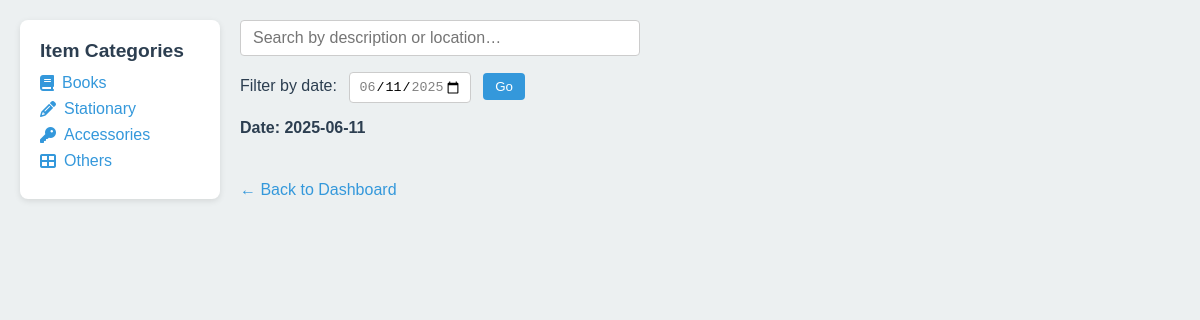
/category/books (signed in), run on an earlier commit of the app's database.
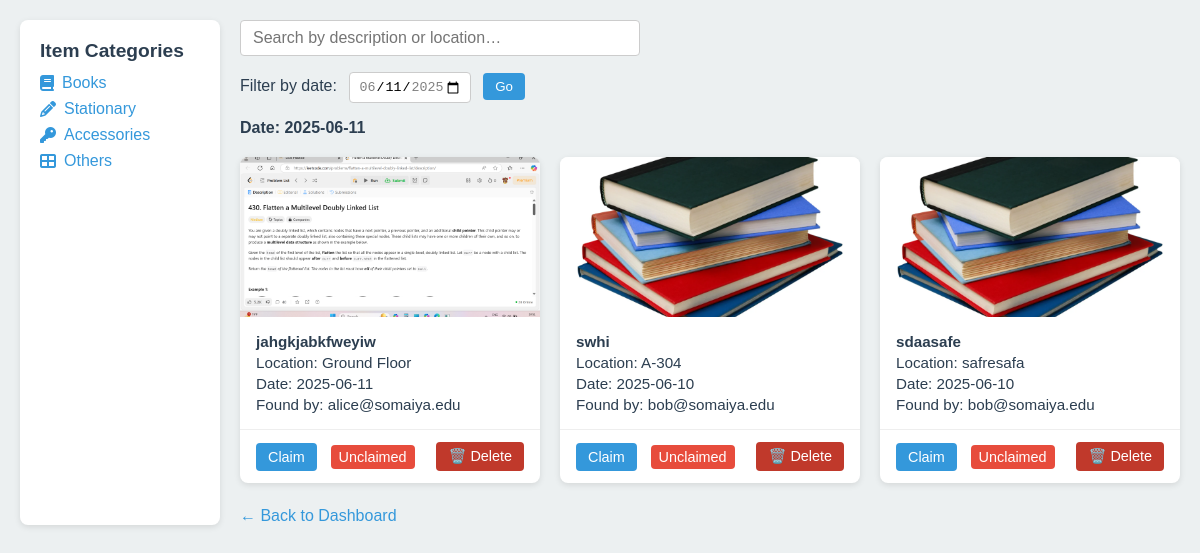
And on a later commit of the database.
### app.py (models this page shows)
class Report(db.Model):
    id          = db.Column(db.Integer, primary_key=True)
    email       = db.Column(db.String, nullable=False)
    filename    = db.Column(db.String, nullable=False)
    description = db.Column(db.String, nullable=False)
    location    = db.Column(db.String, nullable=False)
    date_found  = db.Column(db.String, nullable=False)  # 'YYYY-MM-DD'
    category    = db.Column(db.String, nullable=False)
    contact     = db.Column(db.String, nullable=False)
    timestamp   = db.Column(db.DateTime, server_default=db.func.now())
    claimed     = db.Column(db.Boolean, default=False)
    claimed_by  = db.Column(db.String, nullable=True)
    received    = db.Column(db.Boolean, default=False)

### app.py (the view)
@app.route('/category/<cat>')
@login_required
def category_items(cat):
    filter_date = request.args.get('filter_date')
    q = Report.query.filter_by(category=cat, received=False)
    if filter_date:
        q = q.filter_by(date_found=filter_date)
    items = q.order_by(Report.timestamp.desc()).all()
    items_for_js = [
        {'id': i.id, 'description': i.description, 'location': i.location}
        for i in items
    ]
    all_dates = [r.date_found for r in Report.query.with_entities(Report.date_found)]
    max_date = date.today().isoformat()
    min_date = (date.today() - timedelta(days=6)).isoformat()
    user_claims = {
        cr.report_id for cr in ClaimRequest.query.filter_by(user_email=session['email'])
    }
    return render_template(
        'categoryitems.html',
        items=items,
        items_for_js=items_for_js,
        category=cat,
        min_date=min_date,
        max_date=max_date,
        filter_date=filter_date,
        user_claims=user_claims
    )

### app.py (called while the page is built)
@app.context_processor
def inject_globals():
    return {
        'email': session.get('email'),
        'roles': session.get('roles', []),
        'today': date.today()
    }

def login_required(f):
    @wraps(f)
    def wrapper(*args, **kwargs):
        if 'email' not in session:
            return redirect(url_for('do_login'))
        return f(*args, **kwargs)
    return wrapper

### Templates/categoryitems.html (shortened to what the changed rows need)
<!DOCTYPE html>
<html lang="en">
<head>
  <link rel="stylesheet"
        href="https://cdnjs.cloudflare.com/ajax/libs/font-awesome/6.4.0/css/all.min.css" />
</head>
<body>
  <div class="container">
    <section class="main">
      <div class="card-grid">
        {% for item in items %}
          <div class="card" data-id="{{ item.id }}">
            <img
              src="{% if item.filename %}
                       {{ url_for('static', filename='uploads/'~item.filename) }}
                     {% else %}
                       {{ url_for('static', filename='images/placeholder.png') }}
                     {% endif %}"
              alt="{{ item.description }}"
            />
            <div class="card-body">
              <p><strong>{{ item.description }}</strong></p>
              <p>Location: {{ item.location }}</p>
              <p>Date: {{ item.date_found }}</p>
              <p>Found by: {{ item.email }}</p>
            </div>
            <div class="card-footer">
              {% if item.received %}
                <span class="status-indicator status-received">Received</span>
              {% elif item.claimed and item.claimed_by==email %}
                <span class="status-indicator status-claimed">Claimed</span>
              {% elif item.id in user_claims %}
                <span class="status-indicator status-claimed">Pending…</span>
              {% else %}
                <button class="action-btn claim-btn"
                        onclick='event.stopPropagation();
                          fetch("{{ url_for("claim_report",report_id=item.id) }}", {
                            method:"POST",
                            headers:{"X-CSRFToken":
                              document.querySelector("meta[name=csrf-token]")
                                      .getAttribute("content")}
                          })
                          .then(r=>r.json())
                          .then(d=>{ alert(d.message); location.reload(); });'>
                  Claim
                </button>
                <span class="status-indicator status-unclaimed">Unclaimed</span>
              {% endif %}
              {% if 'admin' in roles %}
                <button class="action-btn delete-btn"
                        onclick='event.stopPropagation();
                          if(confirm("Delete this report?")) {
                            fetch("{{ url_for("delete_report",report_id=item.id) }}", {
                              method:"POST",
                              headers:{"X-CSRFToken":
                                document.querySelector("meta[name=csrf-token]")
                                        .getAttribute("content")}
                            }).then(()=>location.reload());
                          }'>
                  🗑️ Delete
                </button>
              {% endif %}
            </div>
          </div>
        {% endfor %}
      </div>
    </section>
  </div>
</body>
</html>

What changed in the data, as far as the page shows it:
added Report: filename (picture), description "jahgkjabkfweyiw", location "Ground Floor", date_found "2025-06-11", email "alice@somaiya.edu"
added Report: filename (picture), description "swhi", location "A-304", date_found "2025-06-10", email "bob@somaiya.edu"
now on this page (row edited): Report: filename (picture), description "sdaasafe", location "safresafa", date_found "2025-06-10", email "bob@somaiya.edu"
